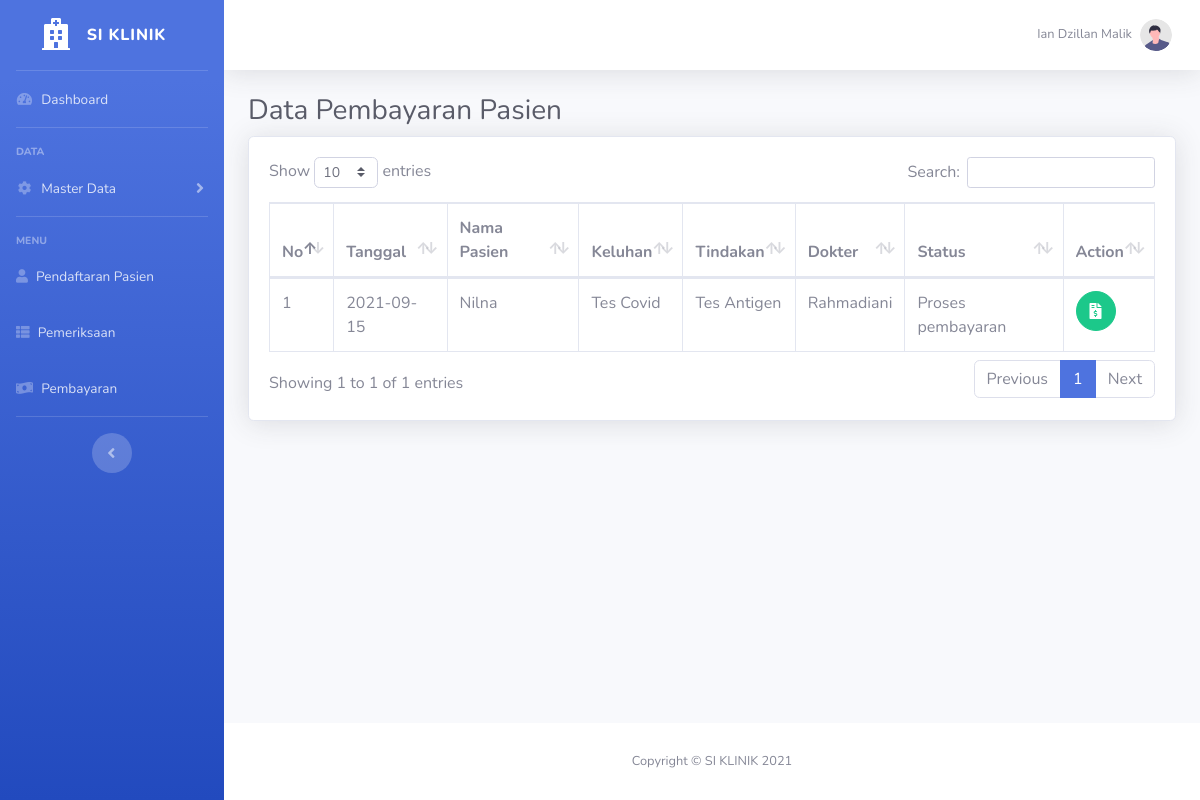
Screenshot of /pembayaran/index.php (signed in) with the database file from the repository.
### tables this page shows
CREATE TABLE `user` (
  `id` int(11) NOT NULL,
  `id_pegawai` int(11) NOT NULL,
  `username` varchar(255) NOT NULL,
  `password` varchar(255) NOT NULL,
  `level` varchar(255) NOT NULL
);

CREATE TABLE `pegawai` (
  `id` int(11) NOT NULL,
  `nama_pegawai` varchar(255) NOT NULL,
  `nohp` varchar(12) NOT NULL,
  `alamat` varchar(255) NOT NULL,
  `jk` varchar(255) NOT NULL
);

CREATE TABLE `pendaftaran` (
  `id` int(11) NOT NULL,
  `id_tindakan` int(11) NOT NULL,
  `id_wilayah` int(11) NOT NULL,
  `id_pegawai` int(11) NOT NULL,
  `nama_pasien` varchar(255) NOT NULL,
  `jk` varchar(255) NOT NULL,
  `alamat` varchar(255) NOT NULL,
  `nohp` varchar(12) NOT NULL,
  `tanggal` date NOT NULL,
  `keluhan` varchar(255) NOT NULL,
  `status` varchar(255) NOT NULL
);

CREATE TABLE `tindakan` (
  `id` int(11) NOT NULL,
  `tindakan` varchar(255) NOT NULL,
  `harga` int(11) NOT NULL
);

### pembayaran/function.php (called while the page is built, shortened)
<?php
require "../koneksi.php";
function select($query)
{
    global $conn;
    $sql = mysqli_query($conn, $query);
    $pembayarans = [];
    while ($pembayaran = mysqli_fetch_assoc($sql)) {
        $pembayarans[] = $pembayaran;
    }
    return $pembayarans;
}

### pembayaran/index.php (the view, shortened to what this page needs)
<?php
require "function.php";
$pegawai = $_SESSION["id_pegawai"];
$user = mysqli_query($conn, "SELECT * FROM user A LEFT JOIN pegawai B ON B.id = A.id_pegawai WHERE A.id_pegawai = '$pegawai'");
$user = mysqli_fetch_assoc($user);
$query = "SELECT A.id AS id_pendaftaran, A.nama_pasien, A.jk, A.alamat, A.nohp, A.tanggal, A.keluhan, A.status,
          B.id AS id_tindakan, B.tindakan,
          C.id AS id_wilayah, C.provinsi, C.kota, C.kecamatan, C.kelurahan,
          D.id AS id_pegawai, D.nama_pegawai FROM pendaftaran A
          LEFT JOIN tindakan B ON B.id = A.id_tindakan
          LEFT JOIN wilayah C ON C.id = A.id_wilayah
          LEFT JOIN pegawai D ON D.id = A.id_pegawai
          WHERE A.status='Proses pembayaran'";
$pasiens = select($query);
?>
<!DOCTYPE html>
<html lang="en">
<head>
    <link href="../assets/vendor/fontawesome-free/css/all.min.css" rel="stylesheet" type="text/css">
    <link href="../assets/css/sb-admin-2.min.css" rel="stylesheet">
    <link href="../assets/vendor/datatables/dataTables.bootstrap4.min.css" rel="stylesheet">
</head>
<body id="page-top">
    <div id="wrapper">
        <ul class="navbar-nav bg-gradient-primary sidebar sidebar-dark accordion" id="accordionSidebar">
            <a class="sidebar-brand d-flex align-items-center justify-content-center" href="../index.php">
                <div class="sidebar-brand-icon">
                    <i class="fas fa-hospital"></i>
                </div>
                <div class="sidebar-brand-text mx-3">SI KLINIK</div>
            </a>
            <hr class="sidebar-divider my-0">
            <li class="nav-item">
                <a class="nav-link" href="../index.php">
                    <i class="fas fa-fw fa-tachometer-alt"></i>
                    <span>Dashboard</span></a>
            </li>
            <hr class="sidebar-divider">
            <div class="sidebar-heading">
                Data
            </div>
            <li class="nav-item">
                <a class="nav-link collapsed" href="#" data-toggle="collapse" data-target="#collapseTwo" aria-expanded="true" aria-controls="collapseTwo">
                    <i class="fas fa-fw fa-cog"></i>
                    <span>Master Data</span>
                </a>
            </li>
            <hr class="sidebar-divider">
            <div class="sidebar-heading">
                Menu
            </div>
            <li class="nav-item">
                <a class="nav-link" href="../pendaftaran/index.php">
                    <i class="fas fa-user"></i>
                    <span>Pendaftaran Pasien</span>
                </a>
            </li>
            <li class="nav-item">
                <a class="nav-link" href="../pemeriksaan/index.php">
                    <i class="fas fa-th-list"></i>
                    <span>Pemeriksaan</span>
                </a>
            </li>
            <li class="nav-item">
                <a class="nav-link" href="../pembayaran/index.php">
                    <i class="fas fa-money-bill-wave"></i>
                    <span>Pembayaran</span>
                </a>
            </li>
            <hr class="sidebar-divider d-none d-md-block">
            <div class="text-center d-none d-md-inline">
                <button class="rounded-circle border-0" id="sidebarToggle"></button>
            </div>
        </ul>
        <div id="content-wrapper" class="d-flex flex-column">
            <div id="content">
                <nav class="navbar navbar-expand navbar-light bg-white topbar mb-4 static-top shadow">
                    <ul class="navbar-nav ml-auto">
                        <li class="nav-item dropdown no-arrow">
                            <a class="nav-link dropdown-toggle" href="#" id="userDropdown" role="button" data-toggle="dropdown" aria-haspopup="true" aria-expanded="false">
                                <span class="mr-2 d-none d-lg-inline text-gray-600 small"><?= $user["nama_pegawai"]; ?></span>
                                <img class="img-profile rounded-circle" src="../assets/img/undraw_profile.svg">
                            </a>
                        </li>
                    </ul>
                </nav>
                <div class="container-fluid">
                    <h1 class="h3 mb-2 text-gray-800">Data Pembayaran Pasien</h1>
                    <div class="card shadow mb-4">
                        <div class="card-body">
                            <div class="table-responsive">
                                <table class="table table-bordered" id="dataTable" width="100%" cellspacing="0">
                                    <thead>
                                        <tr>
                                            <th>No</th>
                                            <th>Tanggal</th>
                                            <th>Nama Pasien</th>
                                            <th>Keluhan</th>
                                            <th>Tindakan</th>
                                            <th>Dokter</th>
                                            <th>Status</th>
                                            <th>Action</th>
                                        </tr>
                                    </thead>
                                    <tbody>
                                        <?php $i = 1 ?>
                                        <?php foreach ($pasiens as $row) : ?>
                                            <tr>
                                                <td><?= $i++; ?></td>
                                                <td><?= $row["tanggal"]; ?></td>
                                                <td><?= $row['nama_pasien']; ?></td>
                                                <td><?= $row['keluhan']; ?></td>
                                                <td><?= $row['tindakan']; ?></td>
                                                <td><?= $row['nama_pegawai']; ?></td>
                                                <td><?= $row['status']; ?></td>
                                                <td>
                                                    <a href="../pembayaran/inputBayar.php?id=<?= $row["id_pendaftaran"]; ?>" class="btn btn-success btn-circle">
                                                        <i class="fas fa-file-invoice-dollar"></i>
                                                    </a>
                                                </td>
                                            </tr>
                                        <?php endforeach; ?>
                                    </tbody>
                                </table>
                            </div>
                        </div>
                    </div>
                </div>
            </div>
            <footer class="sticky-footer bg-white">
                <div class="container my-auto">
                    <div class="copyright text-center my-auto">
                        <span>Copyright &copy; SI KLINIK <?= date("Y") ?></span>
                    </div>
                </div>
            </footer>
        </div>
    </div>
</body>
</html>

### rows the page displays
user: id_pegawai.nama_pegawai "Ian Dzillan Malik"
pendaftaran: tanggal "2021-09-15", nama_pasien "Nilna", keluhan "Tes Covid", id_tindakan.tindakan "Tes Antigen", id_pegawai.nama_pegawai "Rahmadiani", status "Proses pembayaran"
